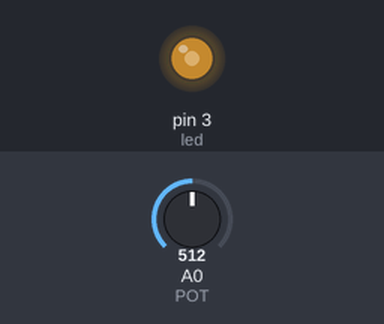
Bench run of a sketch on a simulated Arduino Uno, built with avr-gcc and run on an emulated ATmega328P. Shown: output pins drawn as LEDs (lit = HIGH). The test bench sets the inputs (shaded band); at power-on: A0 (POT) = 512.

Above: at 1.2 s.
1.3 s: A0 (POT) set to 716
At 2.2 s:
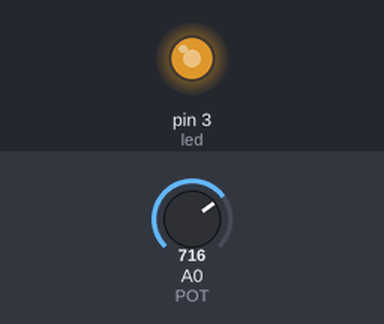
2.8 s: A0 (POT) set to 900
At 3.3 s:
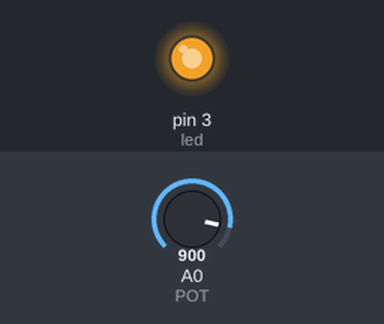
4.3 s: A0 (POT) set to 122
At 5.5 s:
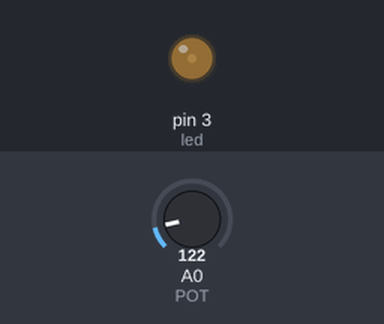
5.8 s: A0 (POT) set to 0
At 6.8 s:
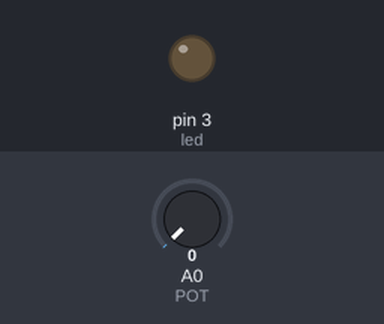
7.3 s: A0 (POT) set to 511
At 7.9 s:
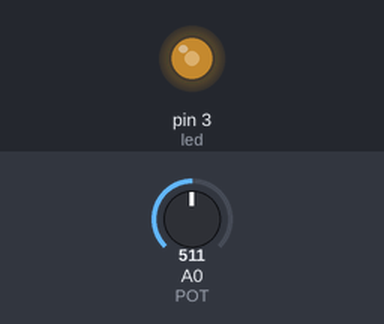
Timing chart, 0 to 9.8 s (numbered marks = the images above; inputs shaded):
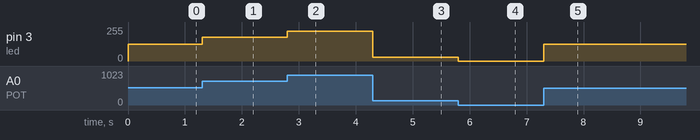

Measured:
- after the input at 1.3 s, pin 3 (led): 127/255 → 178/255 at once
- after the input at 2.8 s, pin 3 (led): 178/255 → 224/255 at once
- after the input at 4.3 s, pin 3 (led): 224/255 → 30/255 at once
- after the input at 5.8 s, pin 3 (led): 30/255 → 0/255 at once
- after the input at 7.3 s, pin 3 (led): 0/255 → 127/255 at once

The sketch:

PWM.ino
```cpp
#define POT A0

int led = 3;
int PotBuffer = 0;

void setup() {
  // put your setup code here, to run once:
  pinMode(led, OUTPUT);
}

void loop() {
  // put your main code here, to run repeatedly:
  PotBuffer = analogRead(POT);
  PotBuffer = map(PotBuffer, 0, 1023, 0, 255);
  analogWrite(led, PotBuffer);
}
```
